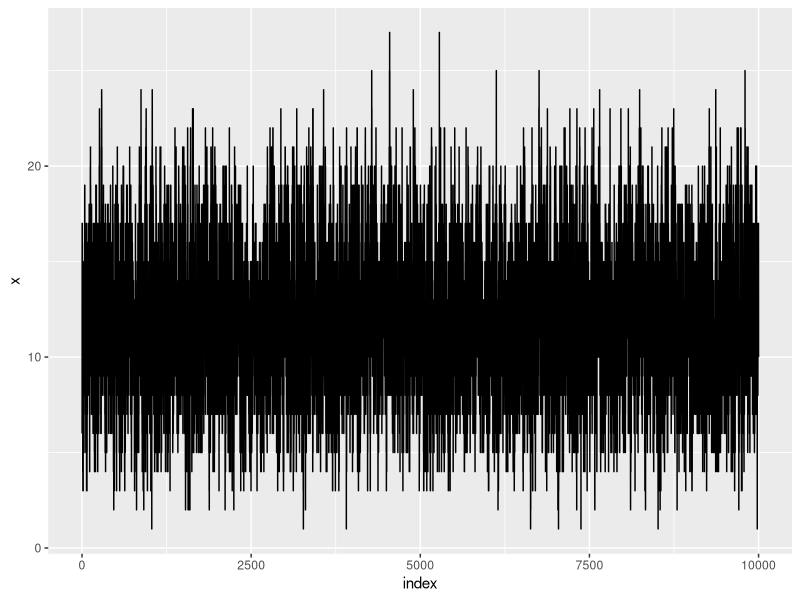
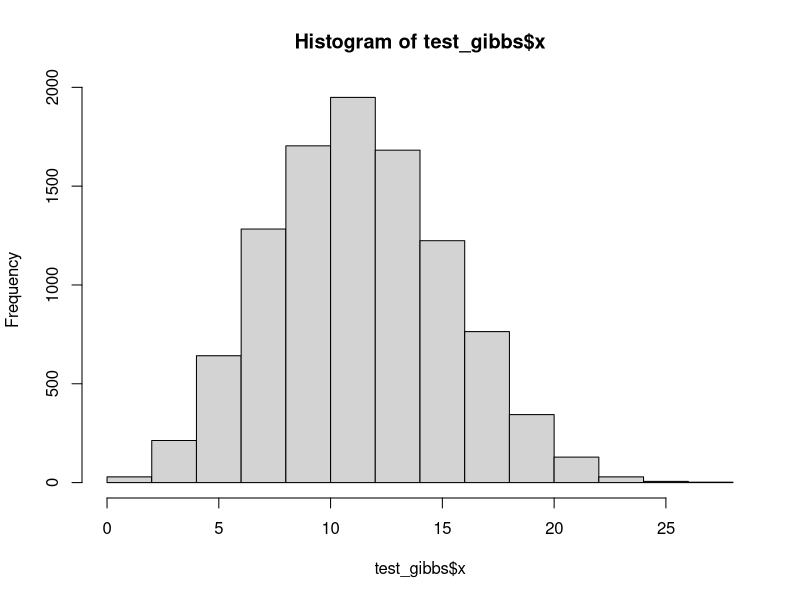
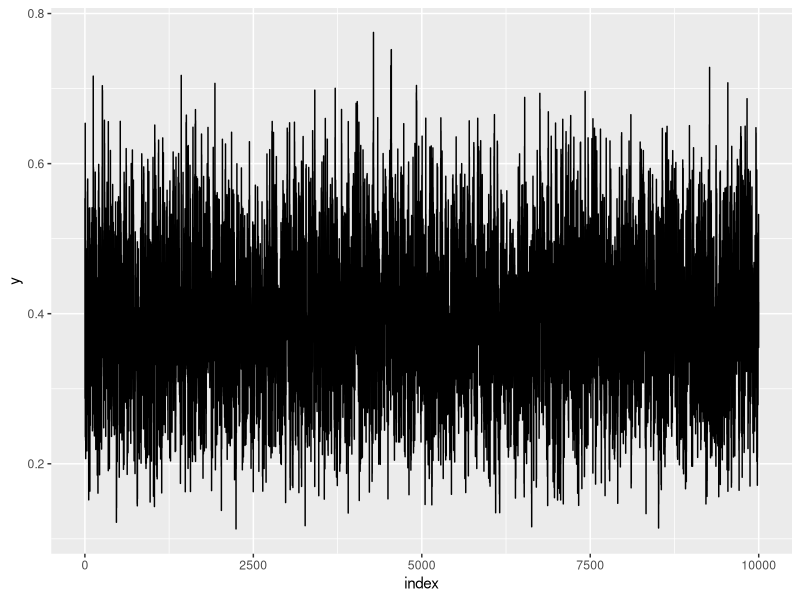
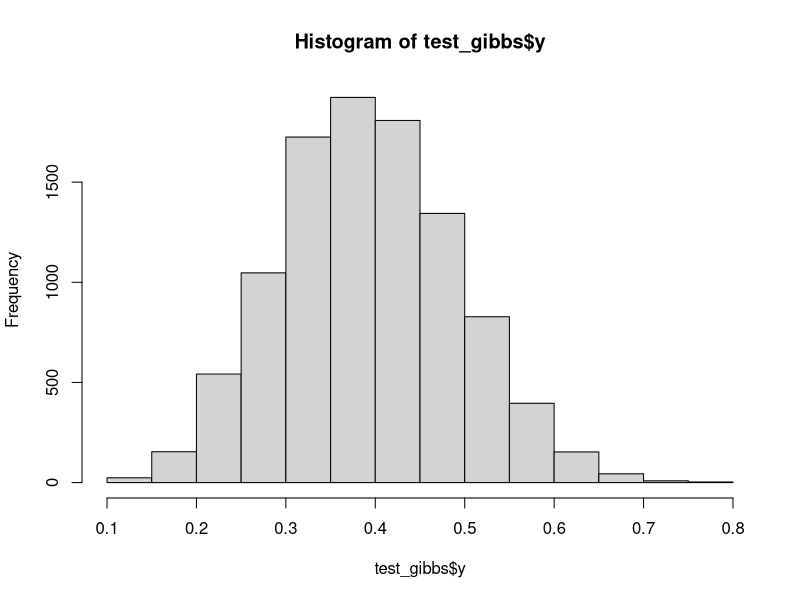
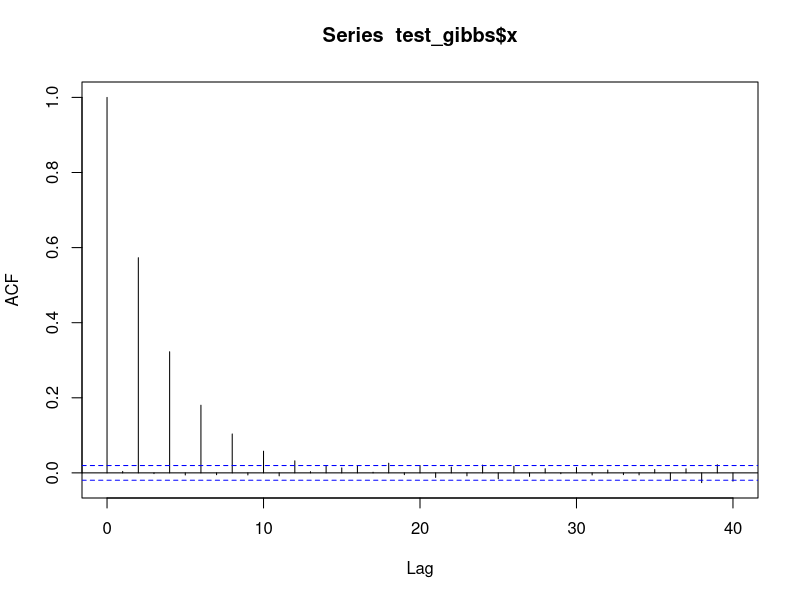
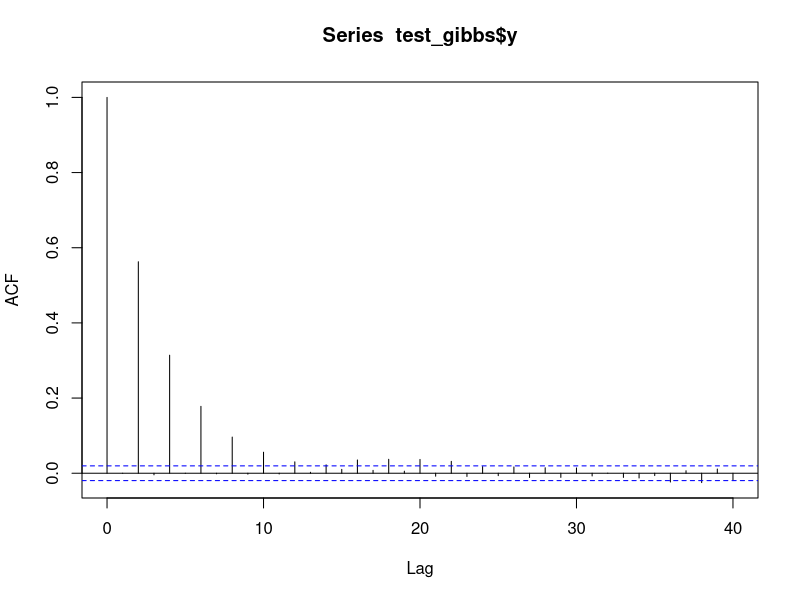
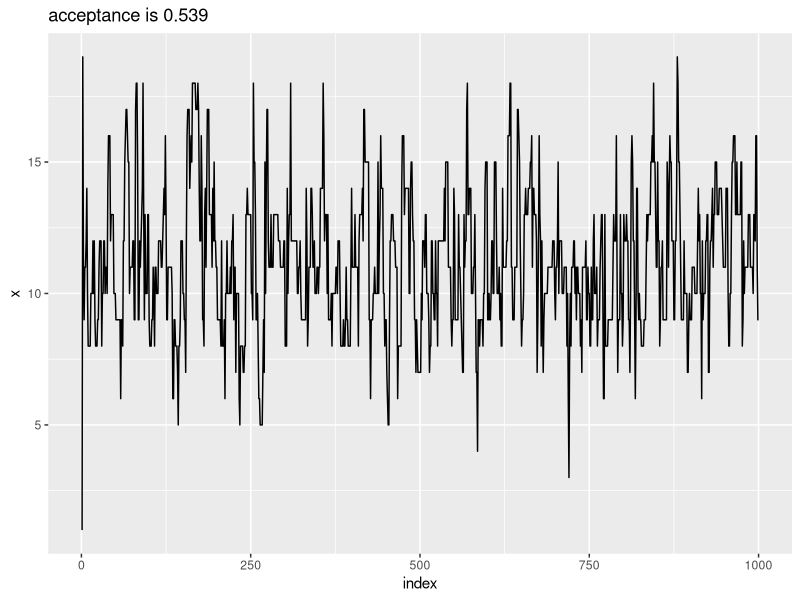
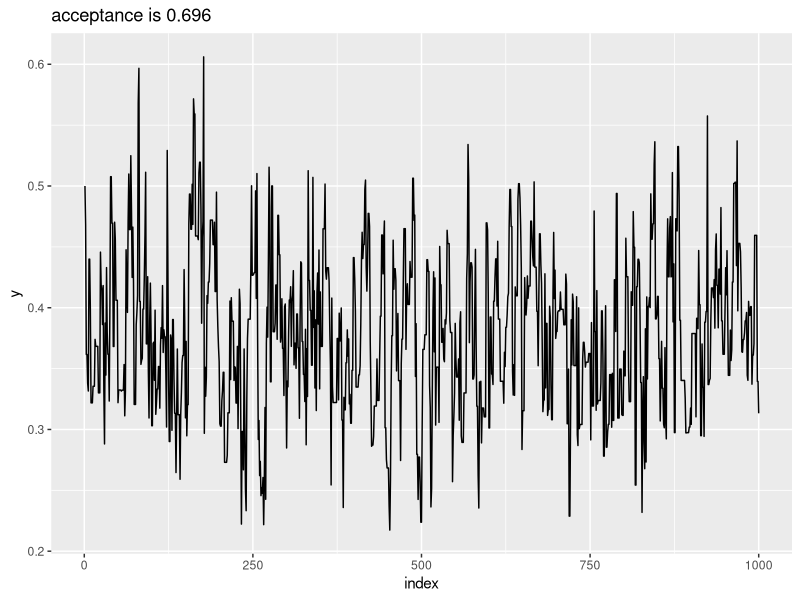

The R script that drew these images, in order: (Note: this script raises an error after producing the figures.)
## ---- chunk 1
library(parallel)
library(foreach)
library(doParallel)
library(tidyverse)



knitr::opts_chunk$set(echo = TRUE,
                      cache = T)
## ---- chunk 2
#R codes:
## ---- chunk 3
K = matrix(c(.5, .5, .25, .25, 0, .25, .25, .5, .5), 3, 3, byrow = T)

init = c(0.5, 0, .5)


# function
easychain = function(init, transit, step = Inf) {
  
  state = K %*% init
  
  prev_state = init
  
  i = 1
  while (any(abs(prev_state - state) > 1e-6 & i < step)) {
    i  = i + 1
    prev_state = state
    state = K %*% state
  }
  return(state)
}
## ---- chunk 4
# first step
easychain(init,K,1)

## ---- chunk 5
# converge value/ stationary
easychain(init,K) 

# proved of stationary
easychain(c(.1,.3,.6),K)

easychain(diag(3),K)

## ---- chunk 6
gibbs =
  function(n,
           a,
           b,
           step = 1e+4,
           burn = F,
           x_init = NA,
           y_init = NA,
           .tol = 1e-6) {
    if (is.na(x_init))
      x_init = runif(1,1,10)%/%1
    
    if (is.na(y_init))
      y_init = runif(1)
    
    x = c(x_init)
    y = c(y_init)
    iter = 1
    
    while (iter < step) {
      x = c(x, rbinom(1, n, y[iter]))
      y = c(y, rbeta(1, x[iter] + a, n - x[iter] + b))
      iter = iter + 1
    }
    
    
    index = 1:step
    
    if (burn) {
      index = index[-c(1:burn)]
      x = x[-c(1:burn)]
      y = y[-c(1:burn)]
    }
    
    return(list(x = x,
                y = y,
                index = index))
  }


set.seed(123123)
test_gibbs = gibbs(30,a = 9,b=14)

ggplot(as_tibble(test_gibbs))+geom_path(aes(index,x))

hist(test_gibbs$x)

ggplot(as_tibble(test_gibbs))+geom_path(aes(index,y))

hist(test_gibbs$y)

acf(test_gibbs$x)

acf(test_gibbs$y)
## ---- chunk 7
logP = function(theta,n,a,b,i,..){
  x = theta[[1]]
  y = theta[[2]]
  
  res = choose(n, x) *
          y ^ (x + a - 1) *
          (1 - y) ^ (n - x + b - 1)
  if (i == 1)
    res = dpois(x, n * y) * res
  
  if (i == 2)
    res = dbeta(y, x + a, n - x + b) * res
  
  return(log(res))}

x_update = 
  function(x,y,n,a,b,...){
    new_x = 
      rpois(1,n*y)
  }

y_update = 
  function(x,y,n,a,b,...){
    # make sure that y is in 0,1
    new_y = 
      rbeta(1,x+a,n-x+b)
    return(new_y)
  }

M_update =
  function(theta,update_function_list, n, a, b) {
    for (i in 1:length(theta)) {
      # take old parameter
      new = theta
      
      #update x/y given old
      new[[i]] = update_function_list[[i]](theta[[1]],theta[[2]],n,a,b)
      
      #calculated the acceptance rate
      accept = logP(new, n, a, b,i) - logP(theta, n, a, b,i)
      
      if(is.na(accept)) next
      
      if (log(runif(1)) < accept)
        theta = new
    }
    
    return(theta)
  }

MET =
  function(n,
           a,
           b,
           step = 1e+4,
           .tol = 1e-6,
           x_init = 1,
           y_init = .5,
           burn = F,
           ...) {
    iter = 1
    
    x = y = xaccept = yaccept = rep(NA, step)
    
    x[[1]] = x_init
    
    y[[1]] = y_init
    
    
    while (iter < step) {
      new_theta = M_update(c(x[[iter]], y[[iter]]),
                           list(x_update, y_update),
                           n, a, b)
      iter = iter + 1
      x[[iter]] = new_theta[[1]]
      xaccept[[iter]] = x[[iter - 1]] != x[[iter]]
      y[[iter]] = new_theta[[2]]
      yaccept[[iter]] = y[[iter - 1]] != y[[iter]]
    }
    
    if (burn) {
            x = x[-c(1:burn)]
            y = y[-c(1:burn)]
            xaccept = xaccept[-c(1:burn)]
            yaccept = yaccept[-c(1:burn)]
    }
    
    accept =
            list(x = xaccept,
                 y = yaccept)

return(list(x = x,
            y = y,
            accept = accept))
  }

re = MET(30,9,14,step = 1000)

ggplot(tibble(index = 1:1000, x = re$x),aes(x =index, y = x))+
  geom_path()+
  labs(title = str_c("acceptance is ",sum(re$accept$x,na.rm = T)/1000))

ggplot(tibble(index = 1:1000, y = re$y),aes(x =index, y = y))+
  geom_path()+
  labs(title = str_c("acceptance is ",sum(re$accept$y,na.rm = T)/1000))

acf(re$x)

acf(re$y)
## ---- chunk 8
# n=30,a = 9, b = 14

#starting value x: 1 to 30
#y 0 to 1

set.seed(123123)
cl = makePSOCKcluster(5)
registerDoParallel(cl)

cond = expand.grid(x_int = seq(1, 30, len = 10) %/% 1,
                     y_int = seq(0, 1, len = 5))
  
G = foreach(i = 1:nrow(cond),
              .combine = rbind) %dopar% {
                x = cond[i, 1]
                y = cond[i, 2]
                g_mean = list()
                iter = 1
                while(iter<100){
                  g = gibbs(
                  30,
                  9,
                  14,
                  step = 1000,
                  x_init = x,
                  y_init = y,
                  burn = 100
                )
                g_mean[[iter]] = as.numeric(lapply(g, mean)[-3])
                iter = iter + 1
                }
                g_mean = do.call(rbind,g_mean)
                
                g_mean = colMeans(g_mean)
                
                g_mean
              }
  
M = foreach(i = 1:nrow(cond),
              .combine = rbind) %dopar% {
                x = cond[i, 1]
                y = cond[i, 2]
               m_mean = list()
               iter = 1
               while (iter < 100) {
                  m = MET(
                  30,
                  9,
                  14,
                  step = 1000,
                  x_init = x,
                  y_init = y,
                  burn = 100
                )
                m_mean[[iter]] = as.numeric(lapply(m[-3], mean))
                iter = iter + 1
               }
                m_mean = colMeans(do.call(rbind,m_mean))
                
                m_mean
              }

stopCluster(cl)

sim_data = cbind(cond,G,M)

names(sim_data) = c("x_init","y_init","gibbs_x","gibbs_y","met_x","met_y")

knitr::kable(sim_data,
             caption = "Simulation result based on 100 run on differet start values with 100 burn")
